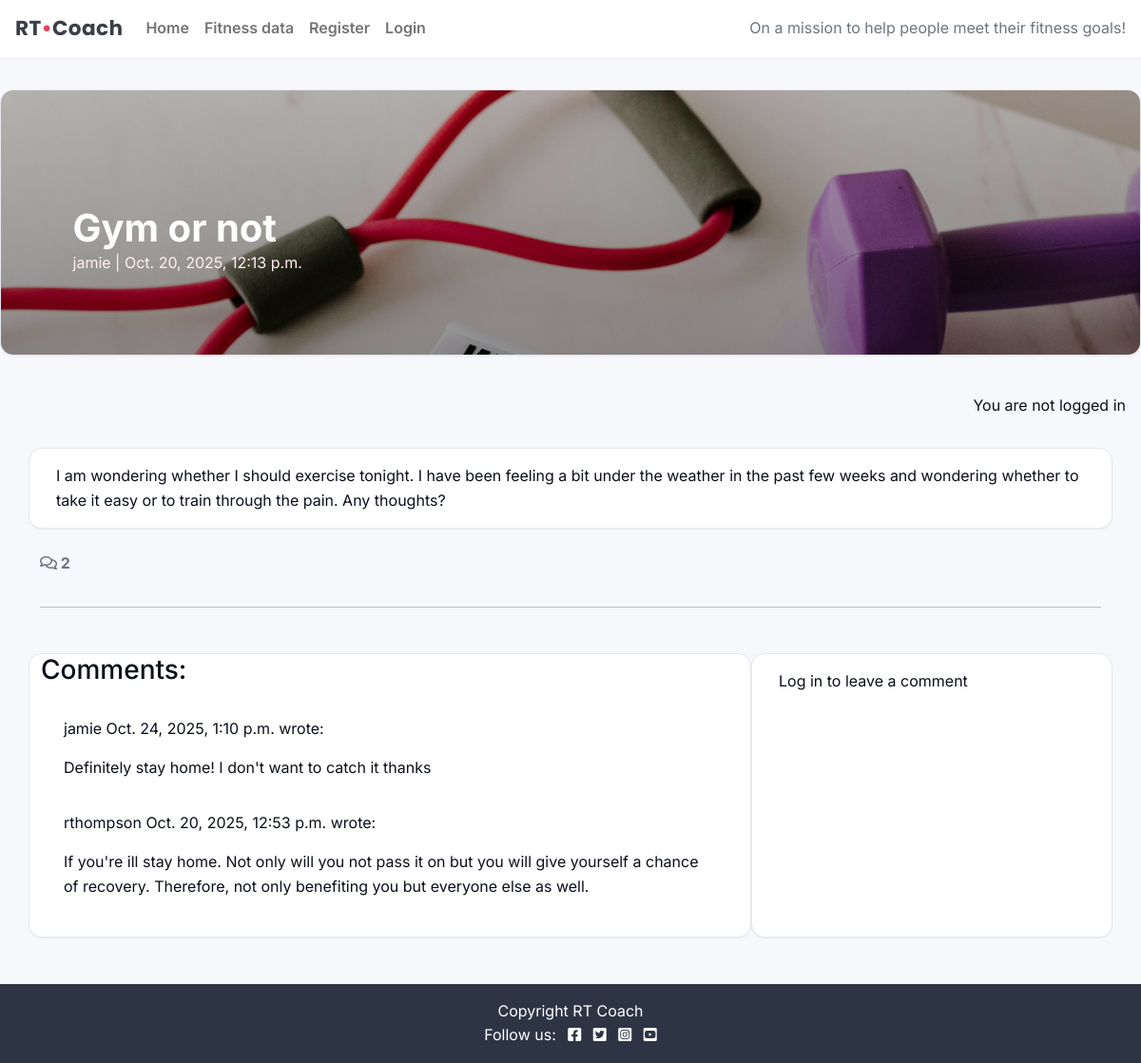
/gym-or-not/, run on the app's committed database.
### blog/models.py (models this page shows, shortened)
class Post(models.Model):
    title = models.CharField(max_length=200, unique=True)
    slug = models.SlugField(max_length=200, unique=True)
    author = models.ForeignKey(
    User, on_delete=models.CASCADE, related_name="blog_posts"
)
    content = models.TextField()
    created_on = models.DateTimeField(auto_now_add=True)
    status = models.IntegerField(choices=STATUS, default=0)
    excerpt = models.TextField(blank=True)
    updated_on = models.DateTimeField(auto_now=True)
    class Meta:
        ordering = ["-created_on"]

class Comment(models.Model):
    post = models.ForeignKey(
        Post, on_delete=models.CASCADE, related_name="comments")
    author = models.ForeignKey(
        User, on_delete=models.CASCADE, related_name="commenter")
    body = models.TextField()
    approved = models.BooleanField(default=False)
    created_on = models.DateTimeField(auto_now_add=True)
    class Meta:
        ordering = ["created_on"]

### blog/views.py (the view)
# urls.py: path('<slug:slug>/', views.post_detail, name='post_detail'),
def post_detail(request, slug):
    post = get_object_or_404(Post.objects.filter(status=1), slug=slug)
    comments = post.comments.all().order_by("-created_on")
    comment_count = post.comments.filter(approved=True).count()
    if request.method == "POST":
        print("Received a POST request")
        if not request.user.is_authenticated:
            messages.error(request, "Please log in to comment.")
            return redirect("account_login")
        comment_form = CommentForm(data=request.POST)
        if comment_form.is_valid():
            comment = comment_form.save(commit=False)
            comment.author = request.user
            comment.post = post
            comment.save()
            messages.success(request, "Comment submitted and awaiting approval")
            return redirect(request.path + "#comments")
    else:
        comment_form = CommentForm()
        print("About to render template")
    return render(
        request,
        "blog/post_detail.html",
        {
            "post": post,
            "comments": comments,
            "comment_count": comment_count,
            "comment_form": comment_form,
        },
    )

### blog/templates/blog/post_detail.html (shortened to what this page needs)
{% extends "base.html" %}
{% load static %}
{% load crispy_forms_tags %}
{% block hero %}
<section class="container-fluid px-0">
  <div class="masthead">
    <div class="masthead-image">
      <img class="masthead-photo" src="{% static 'img/default.jpg' %}" alt="">
    </div>
    <div class="masthead-text">
      <h1 class="post-title">{{ post.title }}</h1>
      <p class="post-subtitle">{{ post.author }} | {{ post.created_on }}</p>
    </div>
  </div>
</section>
{% endblock %}
{% block content %}
<div class="container">
  <div class="row">
    <div class="col card mb-4 mt-3 left top">
      <div class="card-body">
        <p class="card-text">{{ post.content|safe }}</p>
      </div>
    </div>
  </div>
  <div class="row">
    <div class="col-12">
      <strong class="text-secondary">
        <i class="far fa-comments"></i> {{ comment_count }}
      </strong>
    </div>
    <div class="col-12">
      <hr>
    </div>
  </div>
  <div class="row">
    <div class="col-md-8 card mb-4  mt-3 ">
      <h3>Comments:</h3>
      <div class="card-body">
        {% for comment in comments %}
        <div class="p-2 comments
          ">
          <p class="font-weight-bold">
            {{ comment.author }}
            <span class="font-weight-normal">
              {{ comment.created_on }}
            </span> wrote:
          </p>
          <div id="comment{{ comment.id }}">
            {{ comment.body | linebreaks }}
          </div>
        </div>
        {% endfor %}
      </div>
    </div>
    <div class="col-md-4 card mb-4 mt-3">
      <div class="card-body">
        {% if user.is_authenticated %}
        <h3>Leave a comment:</h3>
        <p>Posting as: {{ user.username }}</p>
        <form id="commentForm" method="post" style="margin-top: 1.3em;">
          {{ comment_form | crispy }}
          {% csrf_token %}
          <button id="submitButton" type="submit" class="btn btn-signup btn-lg">Submit</button>
        </form>
        {% else %}
        <p>Log in to leave a comment</p>
        {% endif %}
      </div>
    </div>
  </div>
</div>
{% endblock %}

### static/css/style.css (style rules this page uses)
:root { --rt-accent: #e83f5b; --rt-accent-600: #c02f46; --rt-accent-50: #fff1f3; --rt-bg: #f7f8fc; --rt-surface: #ffffff; --rt-ink: #0b0f19; --rt-ink-2: #2d3544; --rt-muted: #6b7280; --rt-border: #e7e9ef; --rt-shadow-1: 0 1px 2px rgba(0,0,0,.06); --rt-shadow-2: 0 8px 22px rgba(0,0,0,.08); --rt-radius: 14px; --rt-radius-sm: 8px; --rt-gap-1: .25rem; --rt-gap-2: .5rem; --rt-gap-3: .75rem; --rt-gap-4: 1rem; --rt-gap-5: 1.25rem; --rt-gap-6: 1.5rem; --rt-font: 'Inter', system-ui, -apple-system, Segoe UI, Roboto, Arial, sans-serif; }
*, *::before, *::after { box-sizing: border-box; }
html { -webkit-text-size-adjust: 100%; }
body { margin: 0; font-family: var(--rt-font); color: var(--rt-ink); background-color: var(--rt-bg); line-height: 1.6; text-rendering: optimizeLegibility; }
img { max-width: 100%; height: auto; display: block; }
.main-bg { background-color: var(--rt-bg); }
.masthead { position: relative; overflow: hidden; margin: var(--rt-gap-4) auto 0; height: clamp(280px, 17vh, 350px); border-radius: var(--rt-radius); border:1px solid var(--rt-border); box-shadow: var(--rt-shadow-1); }
.masthead-image { position: absolute; inset: 0; z-index: 0; }
.masthead-photo { width: 100%; height: 100%; object-fit: cover; display: block; }
.masthead-image::before { content: ""; position: absolute; inset: 0; background: linear-gradient(to bottom, rgba(0,0,0,.25), rgba(0,0,0,.4)); }
.masthead-text { position: relative; z-index: 1; color: #fff; padding: clamp(1rem, 2.5vw, 2rem); }
.card { background: var(--rt-surface); border: 1px solid var(--rt-border); border-radius: var(--rt-radius); box-shadow: var(--rt-shadow-1); transition: transform .08s ease, box-shadow .18s ease, border-color .18s ease; }
.post-title { margin: 8% 0 0 4%; font-weight: 700; }
.post-subtitle { margin-left: 4%; color: var(--rt-accent-50); }
.container-fluid { padding-left: var(--rt-gap-4); padding-right: var(--rt-gap-4); }
.row > [class*='col-'] { margin-bottom: var(--rt-gap-4); }

### data on the page
Post: title "Gym or not", author "jamie", created_on "Oct. 20, 2025, 12:13 p.m.", content "I am wondering whether I should exercise tonight. I have been feeling a bit under the weather in the past few weeks and wondering whether to take it easy or to train through the pain. Any thoughts?"
Comment: author "jamie", created_on "Oct. 24, 2025, 1:10 p.m.", body "Definitely stay home! I don't want to catch it thanks"
Comment: author "rthompson", created_on "Oct. 20, 2025, 12:53 p.m.", body "If you're ill stay home. Not only will you not pass it on but you will give yourself a chance of recovery. Therefore, not only benefiting you but everyone else as well."

### other printed values
{{ comment_count }} "2"
